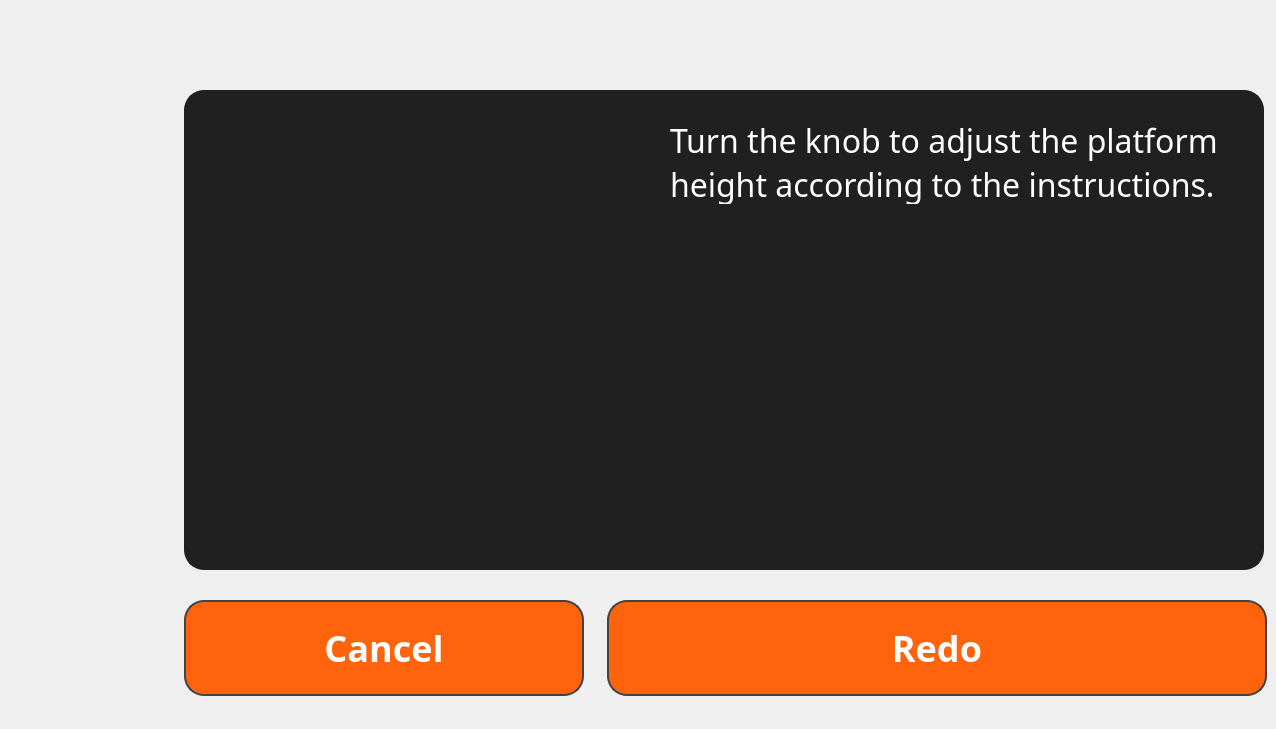
    <widget class="QWidget" name="page_PlatformCali_4">
     <widget class="QPushButton" name="pushButton_372">
      <property name="geometry">
       <rect>
        <x>0</x>
        <y>0</y>
        <width>160</width>
        <height>180</height>
       </rect>
      </property>
      <property name="styleSheet">
       <string notr="true">outline:none;image: url(:/image/PrintInactive.png);border:none;</string>
      </property>
      <property name="text">
       <string/>
      </property>
     </widget>
     <widget class="QPushButton" name="pushButton_373">
      <property name="geometry">
       <rect>
        <x>184</x>
        <y>600</y>
        <width>400</width>
        <height>96</height>
       </rect>
      </property>
      <property name="font">
       <font>
        <family>Barlow</family>
        <pointsize>-1</pointsize>
        <weight>75</weight>
        <bold>true</bold>
       </font>
      </property>
      <property name="styleSheet">
       <string notr="true">QPushButton{
	outline:none;border-radius: 20px;
	background-color: rgb(255, 99, 11);
	color: rgba(255, 255, 255, 255);
	font-size: 36px;
	text-align: center;
	font-family: Barlow;
	border: 2px solid rgba(67, 67, 67, 255);font-weight: bold;
	font-family:Barlow;
}

QPushButton::pressed{
	outline:none;border-radius: 20px;
	background-color: rgb(245, 166, 35);
	color: rgba(255, 255, 255, 255);
	font-size: 36px;
	text-align: center;
	font-family: Barlow;
	border: 2px solid rgba(67, 67, 67, 255);font-weight: bold;
	font-family:Barlow;
}

QPushButton::disabled{
	outline:none;border-radius: 20px;
	background-color: rgb(33, 35, 38);
	color: rgba(255, 255, 255, 255);
	font-size: 36px;
	text-align: center;
	font-family: Barlow;
	border: 2px solid rgba(67, 67, 67, 255);font-weight: bold;
	font-family:Barlow;
}</string>
      </property>
      <property name="text">
       <string>Cancel</string>
      </property>
     </widget>
     <widget class="QPushButton" name="pushButton_374">
      <property name="geometry">
       <rect>
        <x>0</x>
        <y>180</y>
        <width>160</width>
        <height>180</height>
       </rect>
      </property>
      <property name="styleSheet">
       <string notr="true">outline:none;image: url(:/image/FilamentInactive.png);border:none;</string>
      </property>
      <property name="text">
       <string/>
      </property>
     </widget>
     <widget class="QPushButton" name="pushButton_375">
      <property name="geometry">
       <rect>
        <x>607</x>
        <y>600</y>
        <width>660</width>
        <height>96</height>
       </rect>
      </property>
      <property name="font">
       <font>
        <family>Barlow</family>
        <pointsize>-1</pointsize>
        <weight>75</weight>
        <bold>true</bold>
       </font>
      </property>
      <property name="styleSheet">
       <string notr="true">QPushButton{
	outline:none;border-radius: 20px;
	background-color: rgb(255, 99, 11);
	color: rgba(255, 255, 255, 255);
	font-size: 36px;
	text-align: center;
	font-family: Barlow;
	border: 2px solid rgba(67, 67, 67, 255);font-weight: bold;
	font-family:Barlow;
}

QPushButton::pressed{
	outline:none;border-radius: 20px;
	background-color: rgb(245, 166, 35);
	color: rgba(255, 255, 255, 255);
	font-size: 36px;
	text-align: center;
	font-family: Barlow;
	border: 2px solid rgba(67, 67, 67, 255);font-weight: bold;
	font-family:Barlow;
}

QPushButton::disabled{
	outline:none;border-radius: 20px;
	background-color: rgb(33, 35, 38);
	color: rgba(255, 255, 255, 255);
	font-size: 36px;
	text-align: center;
	font-family: Barlow;
	border: 2px solid rgba(67, 67, 67, 255);font-weight: bold;
	font-family:Barlow;
}</string>
      </property>
      <property name="text">
       <string>Redo</string>
      </property>
     </widget>
     <widget class="QPushButton" name="pushButton_376">
      <property name="geometry">
       <rect>
        <x>0</x>
        <y>540</y>
        <width>160</width>
        <height>180</height>
       </rect>
      </property>
      <property name="styleSheet">
       <string notr="true">outline:none;image: url(:/image/AboutInactive.png);border:none;</string>
      </property>
      <property name="text">
       <string/>
      </property>
     </widget>
     <widget class="QPushButton" name="pushButton_377">
      <property name="geometry">
       <rect>
        <x>0</x>
        <y>360</y>
        <width>160</width>
        <height>180</height>
       </rect>
      </property>
      <property name="styleSheet">
       <string notr="true">outline:none;image: url(:/image/ToolsActive(2).png);border:none;</string>
      </property>
      <property name="text">
       <string/>
      </property>
     </widget>
     <widget class="QLabel" name="label_258">
      <property name="geometry">
       <rect>
        <x>670</x>
        <y>120</y>
        <width>574</width>
        <height>84</height>
       </rect>
      </property>
      <property name="styleSheet">
       <string notr="true">color: rgba(255, 255, 255, 255);
font-size: 32px;
text-align: center;
font-family: Barlow;
background-color: rgb(32, 32, 32);</string>
      </property>
      <property name="text">
       <string>Turn the knob to adjust the platform 
height according to the instructions.</string>
      </property>
     </widget>
     <widget class="QLabel" name="label_259">
      <property name="geometry">
       <rect>
        <x>184</x>
        <y>90</y>
        <width>1080</width>
        <height>480</height>
       </rect>
      </property>
      <property name="styleSheet">
       <string notr="true">color: rgba(16, 16, 16, 255);
font-size: 28px;
text-align: left;
font-family: Roboto;
background-color: rgb(32, 32, 32);
border: 2px solid rgba(32, 32, 32, 255);
border-radius: 20px;</string>
      </property>
      <property name="text">
       <string>&lt;html&gt;&lt;head/&gt;&lt;body&gt;&lt;p align=&quot;right&quot;&gt;&lt;br/&gt;&lt;/p&gt;&lt;/body&gt;&lt;/html&gt;</string>
      </property>
     </widget>
     <widget class="QLabel" name="label_296">
      <property name="geometry">
       <rect>
        <x>195</x>
        <y>140</y>
        <width>380</width>
        <height>380</height>
       </rect>
      </property>
      <property name="styleSheet">
       <string notr="true">background-color: rgba(255, 255, 255, 0);
image: url(:/image/platform_3.png);</string>
      </property>
      <property name="text">
       <string/>
      </property>
     </widget>
     <widget class="JLTurnIndicator" name="labPlatformCalibrateP2">
      <property name="geometry">
       <rect>
        <x>740</x>
        <y>290</y>
        <width>360</width>
        <height>240</height>
       </rect>
      </property>
      <property name="text">
       <string/>
      </property>
     </widget>
     <zorder>label_259</zorder>
     <zorder>pushButton_372</zorder>
     <zorder>pushButton_373</zorder>
     <zorder>pushButton_374</zorder>
     <zorder>pushButton_375</zorder>
     <zorder>pushButton_376</zorder>
     <zorder>pushButton_377</zorder>
     <zorder>label_258</zorder>
     <zorder>label_296</zorder>
     <zorder>labPlatformCalibrateP2</zorder>
    </widget>
